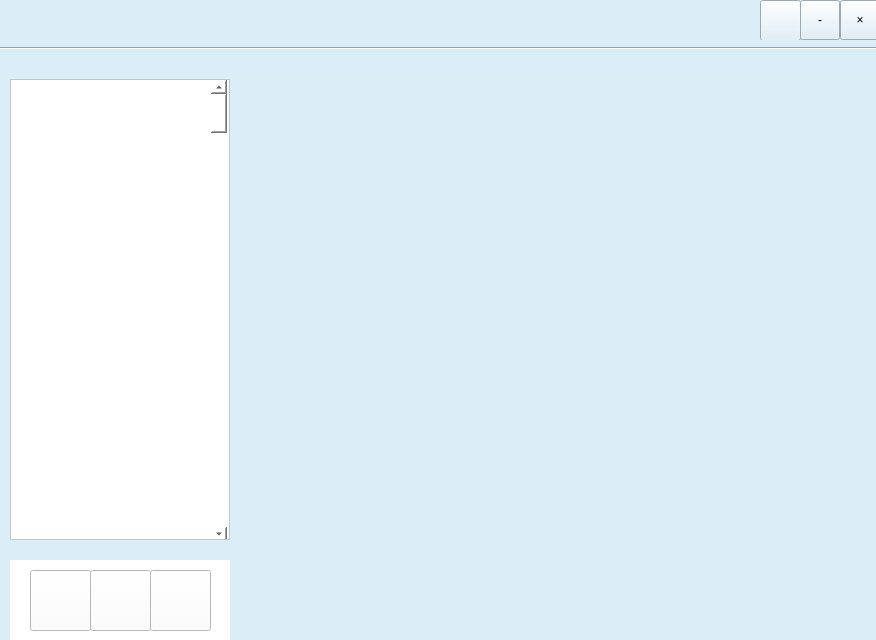
<?xml version="1.0" encoding="UTF-8"?>
<ui version="4.0">
 <class>mainWindow</class>
 <widget class="QWidget" name="mainWindow">
  <property name="geometry">
   <rect>
    <x>0</x>
    <y>0</y>
    <width>876</width>
    <height>640</height>
   </rect>
  </property>
  <property name="windowTitle">
   <string>Form</string>
  </property>
  <property name="styleSheet">
   <string notr="true"/>
  </property>
  <widget class="QWidget" name="widget" native="true">
   <property name="geometry">
    <rect>
     <x>0</x>
     <y>0</y>
     <width>881</width>
     <height>641</height>
    </rect>
   </property>
   <property name="styleSheet">
    <string notr="true">background-color: rgb(219, 237, 247);</string>
   </property>
   <widget class="QToolButton" name="minimizeButton">
    <property name="geometry">
     <rect>
      <x>800</x>
      <y>0</y>
      <width>40</width>
      <height>40</height>
     </rect>
    </property>
    <property name="text">
     <string>-</string>
    </property>
   </widget>
   <widget class="QToolButton" name="closeButton">
    <property name="geometry">
     <rect>
      <x>840</x>
      <y>0</y>
      <width>40</width>
      <height>40</height>
     </rect>
    </property>
    <property name="text">
     <string>×</string>
    </property>
    <property name="iconSize">
     <size>
      <width>50</width>
      <height>50</height>
     </size>
    </property>
   </widget>
   <widget class="QToolButton" name="settingButton">
    <property name="geometry">
     <rect>
      <x>760</x>
      <y>0</y>
      <width>41</width>
      <height>41</height>
     </rect>
    </property>
    <property name="styleSheet">
     <string notr="true">border-image: url(:/images/image/settings.png);</string>
    </property>
    <property name="text">
     <string/>
    </property>
   </widget>
   <widget class="QWidget" name="widget_2" native="true">
    <property name="geometry">
     <rect>
      <x>10</x>
      <y>560</y>
      <width>220</width>
      <height>81</height>
     </rect>
    </property>
    <property name="styleSheet">
     <string notr="true">background-color: rgb(255, 255, 255);</string>
    </property>
    <widget class="QToolButton" name="grouplistButton">
     <property name="geometry">
      <rect>
       <x>20</x>
       <y>10</y>
       <width>61</width>
       <height>61</height>
      </rect>
     </property>
     <property name="styleSheet">
      <string notr="true">border-image: url(:/images/image/chatList.png);</string>
     </property>
     <property name="text">
      <string/>
     </property>
    </widget>
    <widget class="QToolButton" name="addnewfriendButton">
     <property name="geometry">
      <rect>
       <x>80</x>
       <y>10</y>
       <width>61</width>
       <height>61</height>
      </rect>
     </property>
     <property name="styleSheet">
      <string notr="true">border-image: url(:/images/image/AddNewFriend.png);</string>
     </property>
     <property name="text">
      <string/>
     </property>
    </widget>
    <widget class="QToolButton" name="toolButton">
     <property name="geometry">
      <rect>
       <x>140</x>
       <y>10</y>
       <width>61</width>
       <height>61</height>
      </rect>
     </property>
     <property name="styleSheet">
      <string notr="true">border-image: url(:/images/image/CreateGroupChat.png);</string>
     </property>
     <property name="text">
      <string/>
     </property>
    </widget>
   </widget>
   <widget class="Line" name="line">
    <property name="geometry">
     <rect>
      <x>0</x>
      <y>40</y>
      <width>881</width>
      <height>16</height>
     </rect>
    </property>
    <property name="orientation">
     <enum>Qt::Horizontal</enum>
    </property>
   </widget>
   <widget class="QScrollArea" name="GroupList">
    <property name="geometry">
     <rect>
      <x>10</x>
      <y>79</y>
      <width>220</width>
      <height>461</height>
     </rect>
    </property>
    <property name="styleSheet">
     <string notr="true">background-color: rgb(255, 255, 255);</string>
    </property>
    <property name="widgetResizable">
     <bool>true</bool>
    </property>
    <widget class="QWidget" name="scrollAreaWidgetContents">
     <property name="geometry">
      <rect>
       <x>0</x>
       <y>0</y>
       <width>218</width>
       <height>459</height>
      </rect>
     </property>
     <widget class="QScrollBar" name="verticalScrollBar">
      <property name="geometry">
       <rect>
        <x>200</x>
        <y>0</y>
        <width>16</width>
        <height>461</height>
       </rect>
      </property>
      <property name="orientation">
       <enum>Qt::Vertical</enum>
      </property>
     </widget>
    </widget>
   </widget>
  </widget>
 </widget>
 <resources/>
 <connections/>
</ui>
